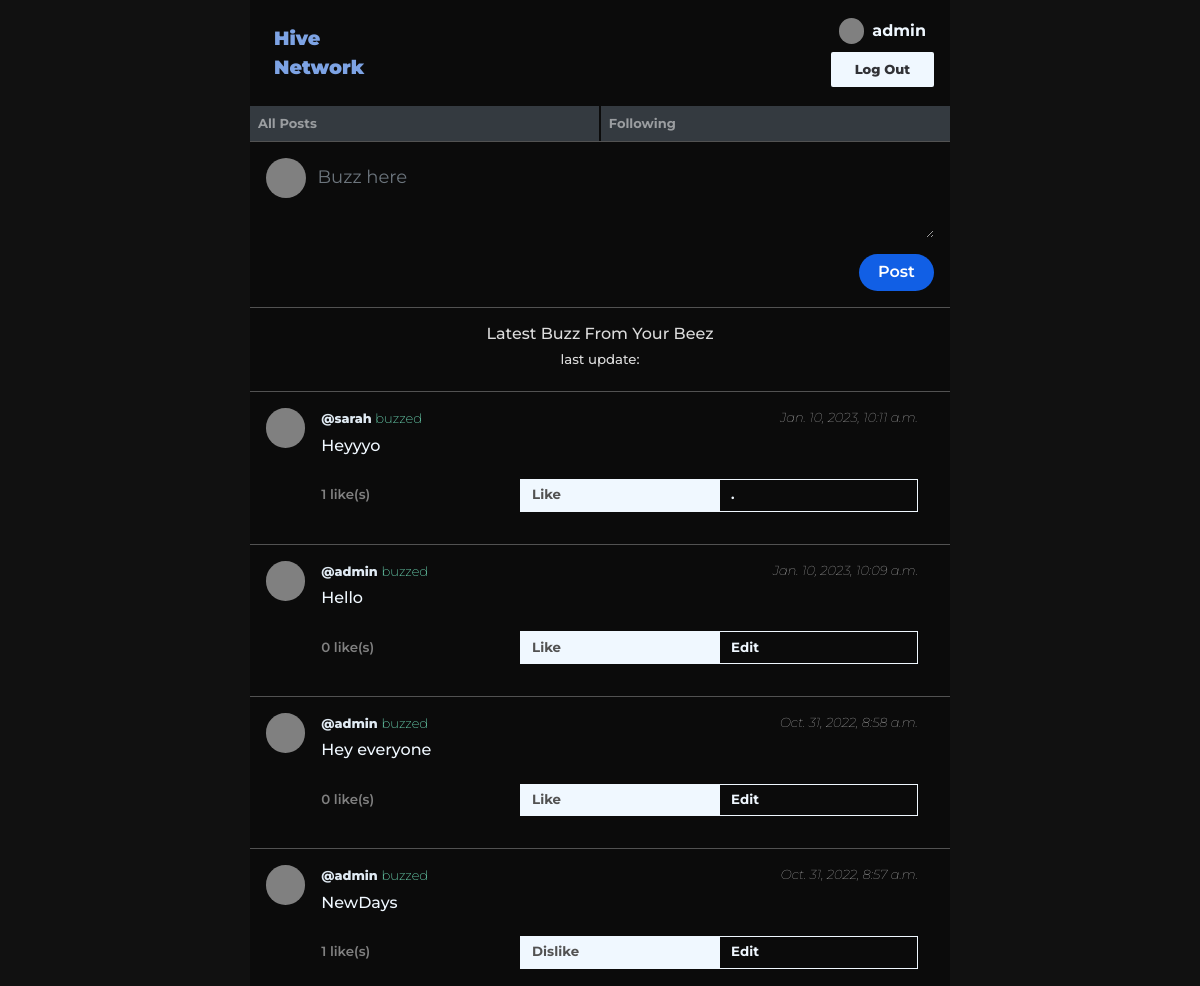
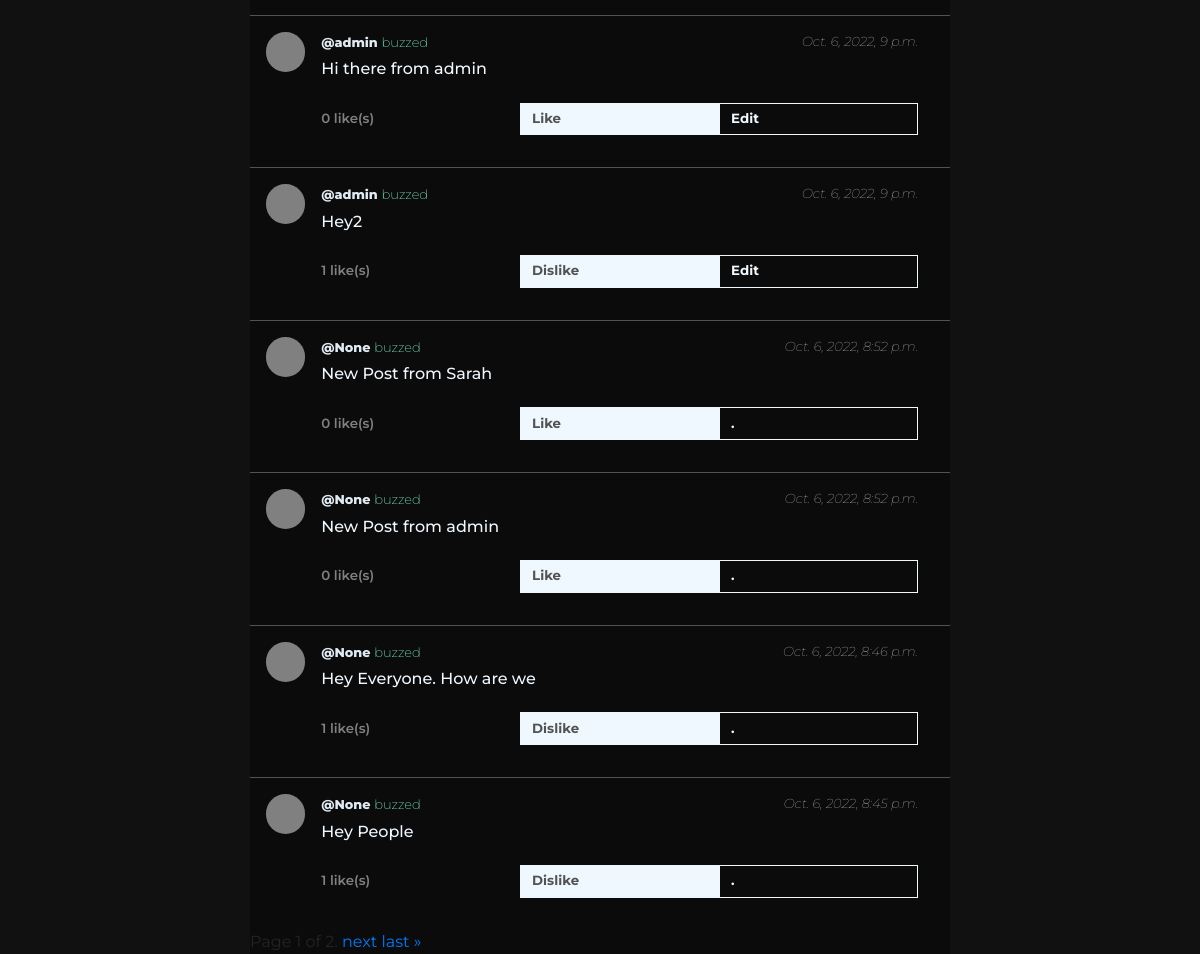
Before: / (signed in) with the older database file (2 pictures, top to bottom).
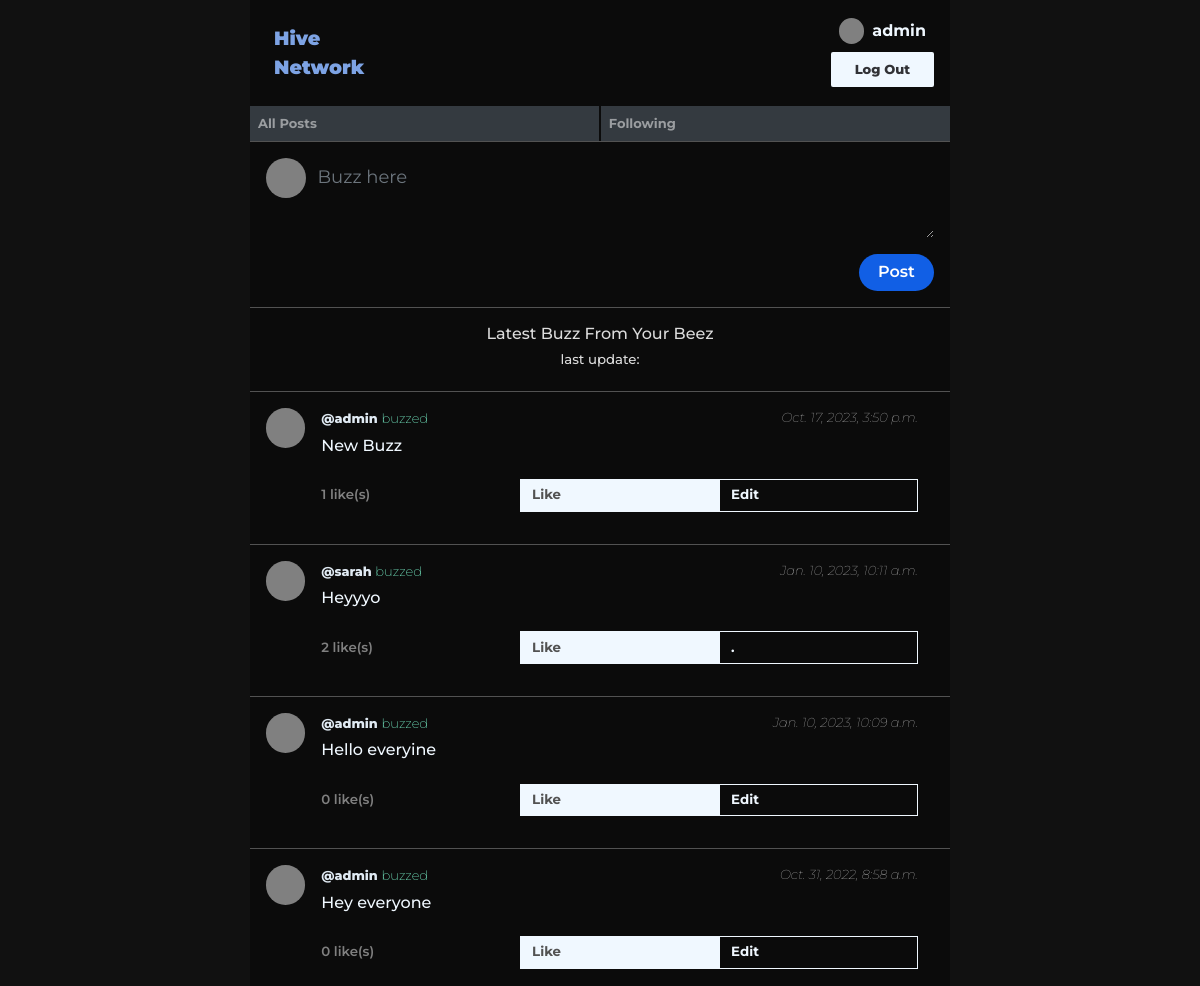
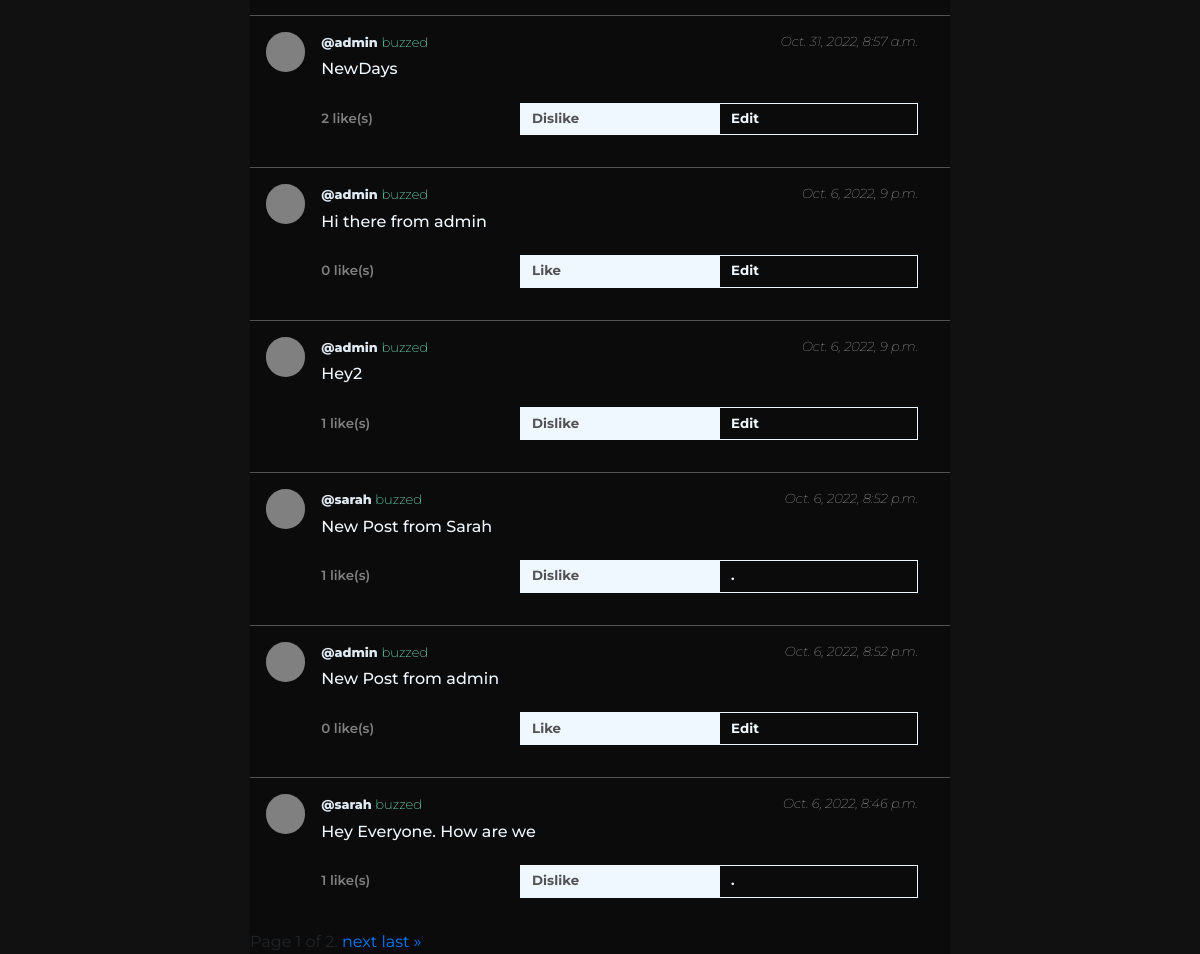
After: the same page with the newer database file (2 pictures, top to bottom).
### network/models.py (models this page shows, shortened)
class User(AbstractUser):
    slug = models.SlugField(max_length=255, unique=True, null=True, blank=True)

class Post(models.Model):
    body = models.CharField(max_length =200)
    author = models.ForeignKey(Profile, on_delete=models.CASCADE, null=True, blank=True, related_name="posts")
    created_on = models.DateTimeField(auto_now_add =True)
    liked = models.ManyToManyField(Profile, null=True, blank=True, related_name="likes")
    class Meta:
        verbose_name = "post"
        verbose_name_plural = "posts"
    def __str__(self):
        return self.body.split(" ")[0]

class Profile(models.Model):
    user = models.ForeignKey(User, on_delete = models.CASCADE, related_name="get_profile")
    followers = models.ManyToManyField(User, related_name="get_followers")
    following = models.ManyToManyField(User, related_name="get_following")
    slug = models.SlugField(max_length=255, unique=True, null=True, blank=True)
    def __str__(self):
        return self.slug

### network/views.py (the view, shortened to what this page needs)
# urls.py: path("", views.index, name="index"),
def index(request):
    posts = Post.objects.all().order_by('-created_on')
    print(posts)
    paginator = Paginator(posts, 10)
    page_number = request.GET.get('page')
    page_obj = paginator.get_page(page_number)
    print(page_obj[0])
    form = NewPostForm()
    current_user = request.user
    user = request.user
    try:
        user_profile = get_object_or_404(Profile, user=user)
        return render(request, "network/index.html", {
            'posts': page_obj,
            'form': form,
            "user_profile": user_profile,
            "page_user": current_user.id
        })
    except:
        return HttpResponseRedirect('login')

### network/forms.py
class NewPostForm(ModelForm):
    class Meta:
        model = Post
        labels = {
            "body" : ""
        }
        fields = ('body',)
        widgets = {
            'body': forms.Textarea(attrs={'class': 'form-control', 'placeholder': 'Buzz here', 'style': 'height:5rem; margin-bottom: 1rem; font-weight:400; font-size: large; background-color: transparent; border: none;'})
        }

### network/templates/network/index.html (shortened to what this page needs)
{% extends "network/layout.html" %}
{% load static %}
{% block body %}
    <form class="buzz-form" action="{% url 'index'%}" method="POST" style="border-block:1px solid #525252; padding:1rem; display:flex;">
        <div class="buzz-profile-pic"></div>
        <div style="width:100%;">
        {{form}}
        <input class="buzz-button" type="submit" value="Post">
        </div>
    </form>
    <div class="sub-title">
        <h6 >Latest Buzz From Your Beez</h6>
        <h4 id="last-update" style="font-size:smaller;">last update:</h4>
    </div>
    <div style="background-color: #f8f9fa; border-radius: 18px;" class="posts">
        {% for post in posts %}
        <div class="buzz-body" data-post-id= {{post.id}}>
            <div class="buzz-profile-pic"></div>
            <div class="buzz">
                <div style="display:flex; justify-content: space-between;">
                    <h6 class="buzz-cred"> <a href="{%url 'profile' post.author%}" style="color:#e0eaf3; font-weight:800; font-size:.8rem;">@{{post.author}} </a> <span style="font-size:13px; font-weight:200; color: aquamarine;">buzzed</span> </h6>
                    <i style="color:gainsboro;">{{post.created_on}}</i>
                </div>
                <div>
                    <h6 class="buzz-text">{{post.body}}</h6>
                    <div style="display:flex; padding: 1rem 0rem;">
                        <div style=" font-weight: 600; width:100%; color:gray; font-size:smaller; align-self:center;" class="post_like"><span id="like-count" class="like_count">{{post.liked.all.count}} </span>like(s)</div>
                        <div style="width:100%;">
                        {% if post in user_profile.likes.all %}
                        <button class="like_button" onclick="location.href='{%url 'like' post.id%}"> Dislike </button>
                        {% else %}
                        <button class="like_button" onclick="location.href='{%url 'like' post.id%}"> Like </button>
                        {%endif%}
                        </div>
                        <div style="width:100%;">
                        {% if post.author.user.id is page_user %}
                        <button class="edit_post edit-button" id="edit_post">Edit</button>
                        {% else  %}
                        <button class="edit-button" id="">.</button>
                        {% endif %}
                        </div>
                    </div>
                </div>
            </div>
        </div>
        {%endfor%}
    </div>
    <div class="pagination">
        <span class="step-links">
            <span class="current">
                Page {{ posts.number }} of {{ posts.paginator.num_pages }}.
            </span>
            {% if posts.has_next %}
                <a href="?page={{ posts.next_page_number }}">next</a>
                <a href="?page={{ posts.paginator.num_pages }}">last &raquo;</a>
            {% endif %}
        </span>
    </div>
{% endblock %}

### network/templates/network/layout.html (shortened to what this page needs)
{% load static %}
<!DOCTYPE html>
<html lang="en">
    <head>
        <link rel="stylesheet" href="https://stackpath.bootstrapcdn.com/bootstrap/4.4.1/css/bootstrap.min.css">
        <link href="{% static 'network/styles.css' %}" rel="stylesheet">
    </head>
    <body>
        <nav class="navbar navbar-expand-lg navbar-dark" style="display:flex; flex-direction:column; padding: 0rem;">
            <div style="display: flex; justify-content:space-between; align-items:center; padding:1rem; background:bottom; width: 100%;">
                <a class="navbar-brand" href="{%url 'index'%}">Hive </br> Network</a>
                {% if user.is_authenticated%}
                <div style="text-align:center; display: flex; flex-direction:column; gap:.5rem; ">
                    <div style="display:flex; gap:.5rem; justify-content:center; align-items:center;" >
                        <div style="width:1.6rem; height:1.6rem; background-color:gray; border-radius:5rem;"></div>
                        <a class="" href="{%url 'profile' user%}"><strong style="color:aliceblue;">{{ user }}</strong></a>
                    </div>
                    <a class="auth-link" href="{% url 'logout' %}">Log Out</a>
                </div>
                {%endif%}
            </div>
            <div style="width:100%;">
                <ul class="navbar-nav mr-auto navi" >
                    <li class="nav-item navi-item" style="background-color:#343a40;">
                    <a class="nav-link" href="{% url 'index' %}">All Posts</a>
                    </li>
                    {% if user.is_authenticated %}
                        <li class="nav-item navi-item" style="background-color:#343a40;">
                            <a class="nav-link" href="{% url 'following_posts' user%}">Following</a>
                        </li>
                    {% endif %}
                </ul>
            </div>
        </nav>
        <div class="body">
            {% block body %}
            {% endblock %}
        </div>
    </body>
</html>

### network/static/network/styles.css (style rules this page uses)
html { background-color: rgb(17, 17, 17); }
*, body { font-family: 'Montserrat', sans-serif !important; background-color: #0b0b0b; }
.buzz { display: flex; flex-direction: column ; margin-inline: 1rem; width: 100%; }
.buzz-text { color: aliceblue; }
.buzz-button { background-color:rgb(17, 95, 229); padding: .4rem 1.2rem; float: right; border: none; color: white; border-radius: 20px; font-weight: 600; }
.navbar-brand { padding: 0.5rem; font-weight: 900; color: rgb(125, 163, 228)!important; font-size: larger !important; }
.nav-link { font-size: small; font-weight: 700; }
.auth-link { font-size: small; color: rgb(49, 50, 54); background-color: aliceblue; border-radius: 2px; font-weight: 800; padding: .5rem 1.5rem; }
.navi { width: 100%; display: flex; gap: .1rem; }
.navi-item { width: 100%; }
i { font-weight:lighter !important; font-size: small; padding-bottom: .5rem; }
.buzz-body { display: flex !important; border-top: 1px solid #525252; padding: 1rem; }
.sub-title { padding: 1rem; text-align: center !important; color: gainsboro; }
.posts { background-color: #f8f9fa; border-radius: 18px; }
.buzz-profile-pic { width: 2.5rem; height: 2.5rem; padding: 1rem; background-color: gray; border-radius: 100px; position: relative; }
.like_button { display: flex; width: 100%; color: #525252; background-color: aliceblue; border: none; font-weight:700; font-size: smaller; padding: .4rem 12px; }
.edit-button { display: flex; width: 100%; color: aliceblue; outline: 1px solid aliceblue; outline-offset: -1px; border: none; font-weight:700; font-size: smaller; padding: .4rem 12px; }

### network/templates/network/layout.html (style rules this page uses)
body { max-width: 700px; margin: auto; }

Changed rows visible on the page:
no longer on this page (row edited): Post: author "None", created_on "Oct. 6, 2022, 8:45 p.m.", body "Hey People", liked.all.count "1", shows "Dislike"
added Post: author "admin", created_on "Oct. 17, 2023, 3:50 p.m.", body "New Buzz", liked.all.count "1", shows "Like", shows "Edit"
computed for Post "Heyyyo": liked.all.count "1" → "2"
changed Post: body "Hello" → "Hello everyine"
computed for Post "NewDays": liked.all.count "1" → "2"
changed Post "New Post from Sarah": author "None" → "sarah"; liked.all.count "0" → "1"; text "Like" → "Dislike"
changed Post "New Post from admin": author "None" → "admin"; author_id "." → "Edit"
changed Post "Hey Everyone. How are we": author "None" → "sarah"
